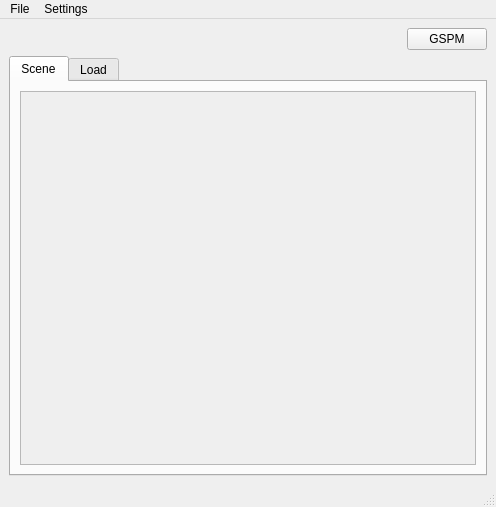
<?xml version="1.0" encoding="UTF-8"?>
<ui version="4.0">
 <class>MainWindow</class>
 <widget class="QMainWindow" name="MainWindow">
  <property name="geometry">
   <rect>
    <x>0</x>
    <y>0</y>
    <width>496</width>
    <height>507</height>
   </rect>
  </property>
  <property name="windowTitle">
   <string>MainWindow</string>
  </property>
  <widget class="QWidget" name="central_widget_layout">
   <layout class="QVBoxLayout" name="verticalLayout_4">
    <item>
     <layout class="QHBoxLayout" name="horizontalLayout_2">
      <item>
       <spacer name="horizontalSpacer">
        <property name="orientation">
         <enum>Qt::Horizontal</enum>
        </property>
        <property name="sizeHint" stdset="0">
         <size>
          <width>40</width>
          <height>20</height>
         </size>
        </property>
       </spacer>
      </item>
      <item>
       <widget class="QPushButton" name="pushButton">
        <property name="text">
         <string>GSPM</string>
        </property>
       </widget>
      </item>
     </layout>
    </item>
    <item>
     <widget class="QTabWidget" name="tabWidget">
      <property name="currentIndex">
       <number>0</number>
      </property>
      <widget class="QWidget" name="Scene">
       <attribute name="title">
        <string>Scene</string>
       </attribute>
       <layout class="QVBoxLayout" name="verticalLayout">
        <item>
         <widget class="QScrollArea" name="scene_area">
          <property name="widgetResizable">
           <bool>true</bool>
          </property>
          <widget class="QWidget" name="scene_area_widget">
           <property name="geometry">
            <rect>
             <x>0</x>
             <y>0</y>
             <width>464</width>
             <height>396</height>
            </rect>
           </property>
           <layout class="QVBoxLayout" name="verticalLayout_3">
            <item>
             <layout class="QVBoxLayout" name="scene_area_layout" stretch="">
              <property name="sizeConstraint">
               <enum>QLayout::SetDefaultConstraint</enum>
              </property>
             </layout>
            </item>
            <item>
             <spacer name="verticalSpacer">
              <property name="orientation">
               <enum>Qt::Vertical</enum>
              </property>
              <property name="sizeHint" stdset="0">
               <size>
                <width>20</width>
                <height>40</height>
               </size>
              </property>
             </spacer>
            </item>
           </layout>
          </widget>
         </widget>
        </item>
       </layout>
      </widget>
      <widget class="QWidget" name="Load">
       <attribute name="title">
        <string>Load</string>
       </attribute>
       <layout class="QVBoxLayout" name="verticalLayout_2">
        <item>
         <layout class="QHBoxLayout" name="horizontalLayout">
          <item>
           <widget class="QComboBox" name="comboBox"/>
          </item>
          <item>
           <widget class="QLineEdit" name="lineEdit"/>
          </item>
         </layout>
        </item>
        <item>
         <widget class="QTreeWidget" name="treeWidget">
          <column>
           <property name="text">
            <string>1</string>
           </property>
          </column>
         </widget>
        </item>
       </layout>
      </widget>
     </widget>
    </item>
   </layout>
  </widget>
  <widget class="QMenuBar" name="menubar">
   <property name="geometry">
    <rect>
     <x>0</x>
     <y>0</y>
     <width>496</width>
     <height>18</height>
    </rect>
   </property>
   <widget class="QMenu" name="menuFile">
    <property name="title">
     <string>File</string>
    </property>
   </widget>
   <widget class="QMenu" name="menuSettings">
    <property name="title">
     <string>Settings</string>
    </property>
   </widget>
   <addaction name="menuFile"/>
   <addaction name="menuSettings"/>
  </widget>
  <widget class="QStatusBar" name="statusbar"/>
 </widget>
 <resources/>
 <connections/>
</ui>
